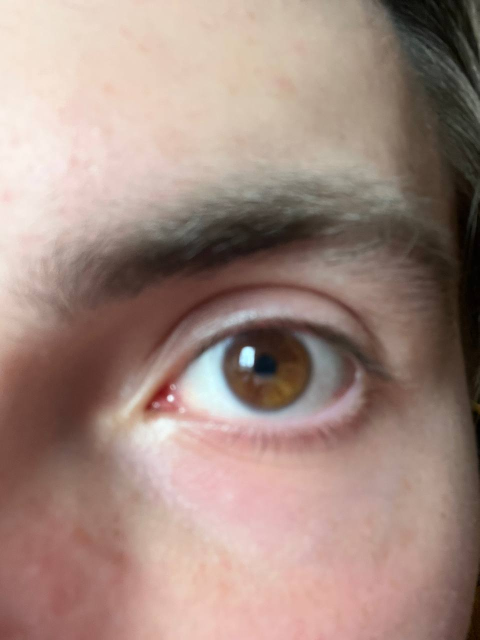
#> input picture photo_transformation_testing/photo2.jpg, 959 x 1280 px (shown at 1/2 size)
$ jupyter execute testing_pil.ipynb
#> lines starting #> are read from the running program, lines starting #| are printed output that depends on the picture
[cell 1]
from PIL import Image

[cell 2]
img = Image.open("photo2.jpg")
#> img is the input picture: PIL image 959x1280 RGB; mean R, G, B 162, 137.2, 128

[cell 3]
# Step 1: Find the smaller dimension
a = min(img.width, img.height)
#> a = 959

# Step 2: Calculate the crop box to get the central square
left = (img.width - a) / 2
#> left = 0
top = (img.height - a) / 2
#> top = 160.5
right = (img.width + a) / 2
#> right = 959
bottom = (img.height + a) / 2
#> bottom = 1119.5

# Step 3: Crop the center square
cropped_img = img.crop((left, top, right, bottom))
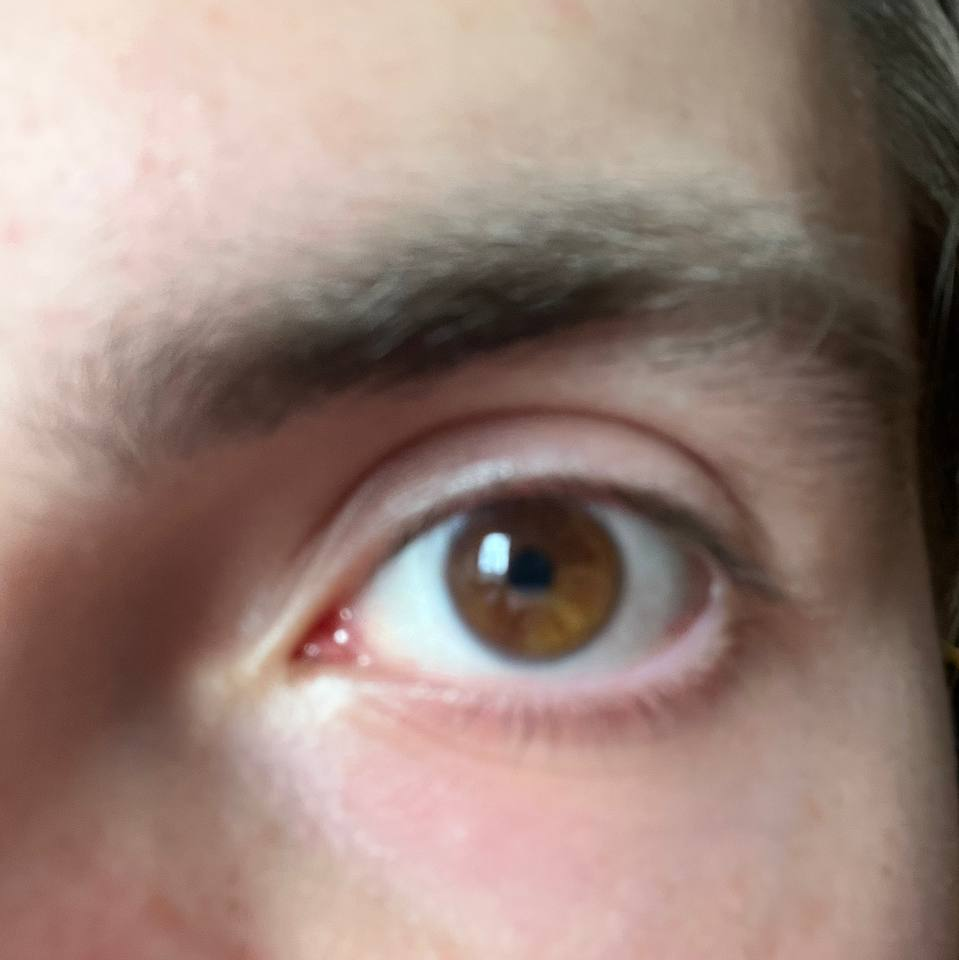
#> cropped_img: PIL image 959x960 RGB; mean R, G, B 153.7, 130.4, 121.8


# Step 4: Resize to a fixed size (optional)
final_img = cropped_img.resize((128, 128), Image.LANCZOS)

gray_img = final_img.convert('L')
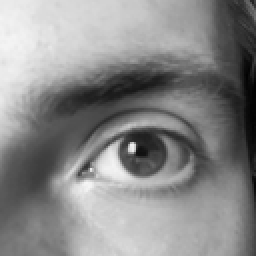
#> gray_img: PIL image 128x128 L (shown 2 times larger); min 2, max 246, mean 136.4
gray_img.show()

[cell 4]
img.show()
print(img.size)
#| (959, 1280)
print(img)
#| <PIL.JpegImagePlugin.JpegImageFile image mode=RGB size=959x1280 at 0x7FEA6693D950>

$ run again, with photo_transformation_testing/photo1.jpg copied over photo_transformation_testing/photo2.jpg
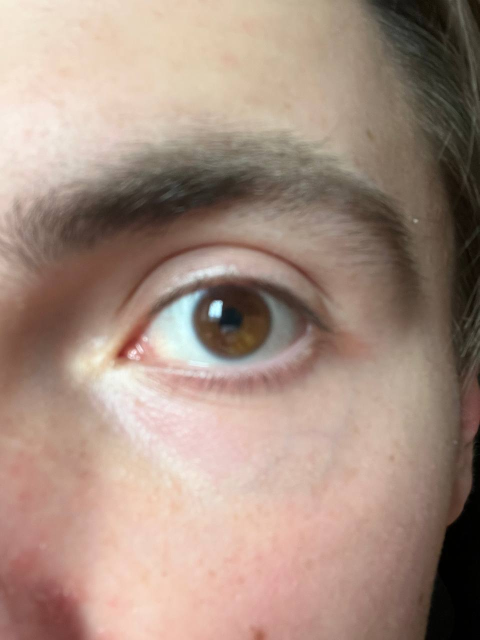
#> input picture photo_transformation_testing/photo1.jpg, 959 x 1280 px (shown at 1/2 size)
#> img is the input picture: PIL image 959x1280 RGB; mean R, G, B 165.5, 141.8, 128.7
#> `cropped_img = img.crop((left, top, right, bottom))`:
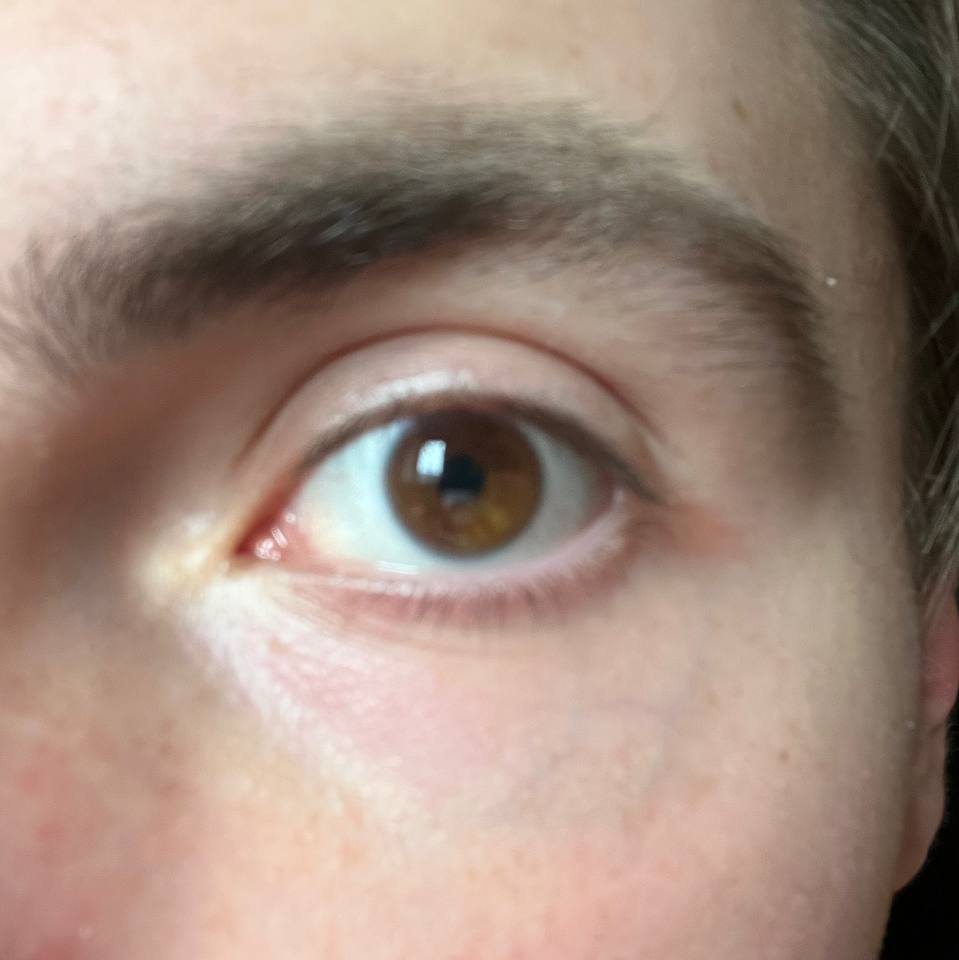
#> cropped_img: PIL image 959x960 RGB; mean R, G, B 161.7, 139.1, 126.6
#> `gray_img = final_img.convert('L')`:
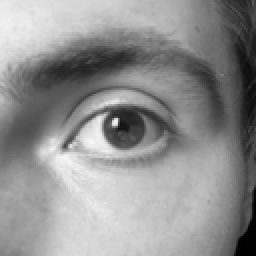
#> gray_img: PIL image 128x128 L (shown 2 times larger); min 0, max 246, mean 144.4
#| (959, 1280)
#| <PIL.JpegImagePlugin.JpegImageFile image mode=RGB size=959x1280 at 0x7FEA66941990>

$ run again, with photo_transformation_testing/photo3.jpg copied over photo_transformation_testing/photo2.jpg
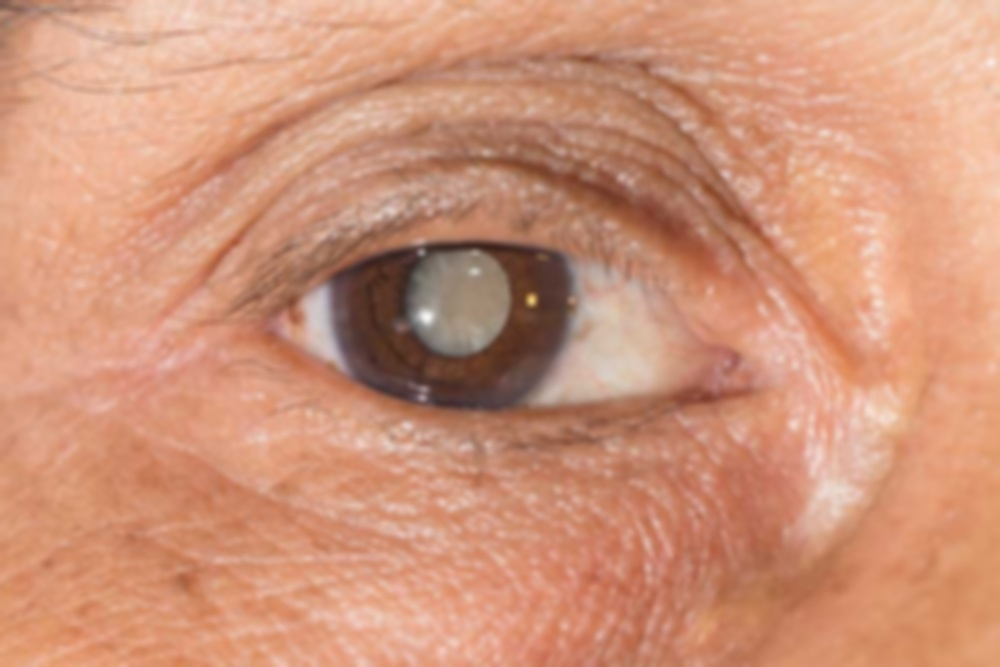
#> input picture photo_transformation_testing/photo3.jpg, 1000 x 667 px
#> img is the input picture: PIL image 1000x667 RGB; mean R, G, B 206.8, 147.8, 121
#> `cropped_img = img.crop((left, top, right, bottom))`:
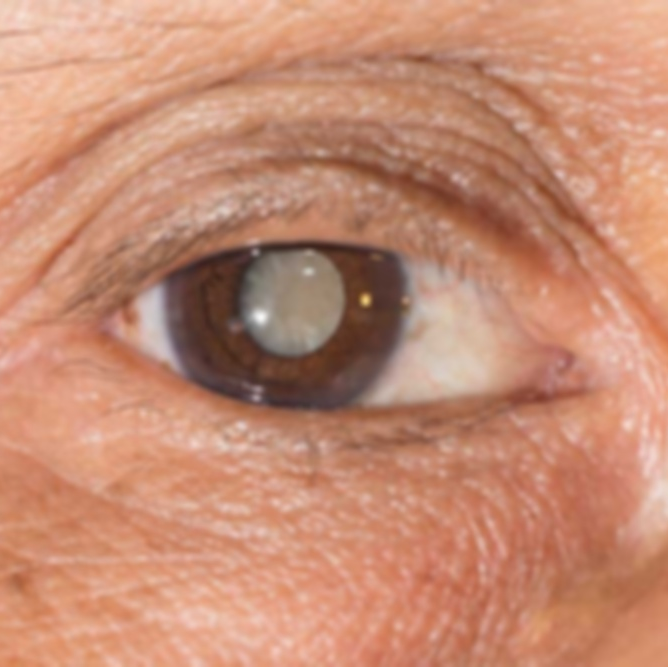
#> cropped_img: PIL image 668x667 RGB; mean R, G, B 197.1, 139.9, 115.3
#> `gray_img = final_img.convert('L')`:
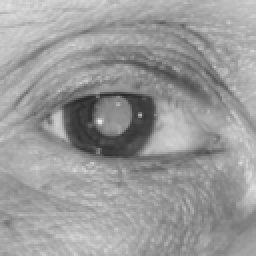
#> gray_img: PIL image 128x128 L (shown 2 times larger); min 41, max 233, mean 154.2
#| (1000, 667)
#| <PIL.JpegImagePlugin.JpegImageFile image mode=RGB size=1000x667 at 0x7FEA669451D0>
